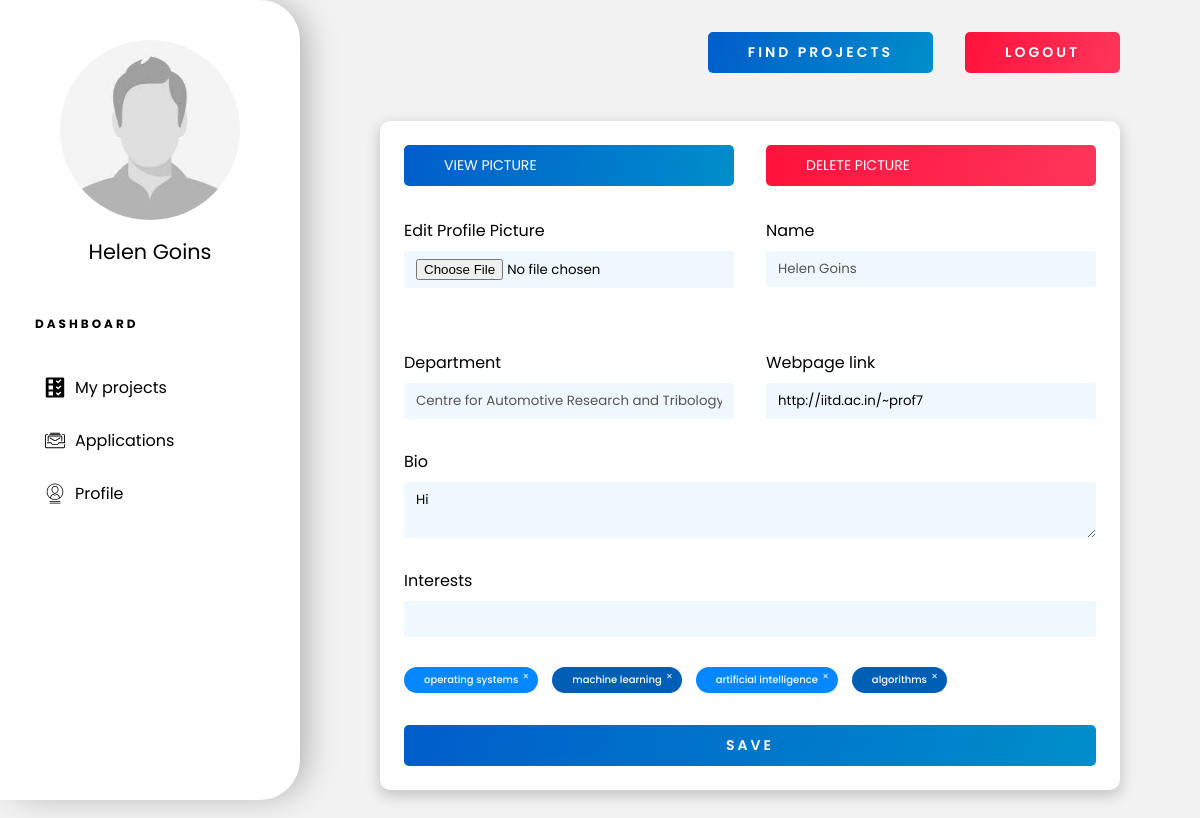
Screenshot of /profs/profile/ (signed in) with the database file from the repository.
### portal/models.py (models this page shows, shortened)
class Professor(models.Model):
    user = models.ForeignKey(User, verbose_name=_(
        "Auth User"), on_delete=models.CASCADE)
    dept = models.CharField(_("department"), max_length=50,
                            choices=Departments.choices)
    interests = models.ManyToManyField("Interests")
    webpage_link = models.URLField(
        _("Webpage Link"), max_length=200, null=True)
    pic = models.FileField(
        _("Profile Pic"), upload_to=upload_pic, storage=OverwriteStorage(), null=True)
    bio = models.TextField(_("Biography"), null=True)
    class Meta:
        permissions = (('is_prof', 'Is Prof'),)

class Interests(models.Model):
    research_field = models.CharField(
        _("Research Area of Interest"), max_length=50)

### portal/views.py (the view)
class ProfViewSet(ProfileViewSet):
    queryset = Professor.objects.all()
    serializer_class = ProfSerializer
    permission_classes = [permissions.IsAuthenticated]
    model_class = Professor

### portal/models.py (called while the page is built)
def isStudent(user):
    return user.has_perm('portal.is_student')

def isProf(user):
    return user.has_perm('portal.is_prof')

### portal/serializers.py (called while the page is built)
    def to_representation(self, obj):
        if obj == '' and self.allow_blank:
            return obj
        return self._choices[obj]

### portal/views.py (called while the page is built)
    def get_model_class(self):
        assert(self.model_class is not None)
        return self.model_class

    def get_model_obj(self, user):
        return self.get_model_class().objects.get(user=user)

    @ action(detail=False, methods=['GET'])
    def profile(self, request):
        user_id = request.GET.get('id', request.user.id)
        user = get_object_or_404(User, id=user_id)
        is_self_profile = (user == request.user)
        student = self.get_model_obj(user)
        serializer = self.get_serializer(student, many=False)
        interest_text = ', '.join([it['research_field']
                                   for it in serializer.data['interests']])
        return render(request, template_name='profile.html', context={'user_data': serializer.data, 'interest_text': interest_text, 'is_student': isStudent(request.user), 'is_prof': isProf(request.user), 'is_self_profile': is_self_profile, 'is_student_render': isStudent(user), 'is_prof_render': isProf(user)})

### templates/profile.html (shortened to what this page needs)
{% extends 'dashboard-base.html' %}
{% load static %}
{% block content %}
<div class="profile-container">
    {% if is_student_render %}
    <form id="profile-form" method="PUT" action="/students/{{user_data.id}}/">
        {% elif is_prof_render %}
        <form id="profile-form" method="PUT" action="/profs/{{user_data.id}}/">
            {% endif %}
            <div class="inline">
                {% if user_data.pic is not None %}
                <a href="{{user_data.pic}}" class="btn">View Picture</a>
                {% if is_self_profile %}
                {% if is_prof_render %}
                <a href="#" class="btn btn-red" onclick="deleteDoc('pic', true)">Delete Picture</a>
                {% else %}
                <a href="#" class="btn btn-red" onclick="deleteDoc('pic', false)">Delete Picture</a>
                {% endif %}
                {% endif %}
                {% endif %}
                {% if is_self_profile %}
                <div style="display: flex; flex-direction: column;">
                    <label for="picture">Edit Profile Picture</label>
                    <input type="file" name="pic" id="picture" onchange="checkJpeg(this)">
                </div>
                {% endif %}
                <div style="display: flex; flex-direction: column;">
                    <label for="name">Name</label>
                    <input type="text" name="name" id="name" value="{{user_data.user.first_name}} {{user_data.user.last_name}}" disabled>
                </div>
                {% if is_prof_render %}
                <div style="display: flex; flex-direction: column;">
                    <label for="dept">Department</label>
                    <input type="text" name="dept" id="dept" value="{{user_data.dept}}" disabled>
                </div>
                <div style="display: flex; flex-direction: column;">
                    <label for="dept">Webpage link</label>
                    {% if is_self_profile %}
                    <input type="text" name="webpage_link" id="webpage_link" value="{{user_data.webpage_link|default_if_none:''}}">
                    {% else %}
                    <input type="text" name="webpage_link" id="webpage_link" value="{{user_data.webpage_link|default_if_none:''}}" disabled>
                    {% endif %}
                </div>
                {% endif %}
            </div>
            <label for="bio">Bio</label>
            {% if is_self_profile %}
            <textarea name="bio" id="bio" cols="30" rows="2">{{user_data.bio|default_if_none:'' }}</textarea>
            {% else %}
            <textarea name="bio" id="bio" cols="30" rows="2" disabled>{{user_data.bio|default_if_none:'' }}</textarea>
            {% endif %}
            <label for="interests">Interests</label>
            {% if is_self_profile %}
            <div class="int-searchbar">
                <input type="text" name="intDummy" autocomplete="off">
            </div>
            {% endif %}
            <div class="tag-container">
                {% for interest in user_data.interests %}
                {% if is_self_profile %}
                <div class="tag" onclick="handleTagDelete(this)">{{interest.research_field}}</div>
                {% else %}
                <div class="tag">{{interest.research_field}}</div>
                {% endif %}
                {% endfor %}
            </div>
            {% if is_self_profile %}
            <button type="submit" class="btn wide-text bold">Save</button>
            {% endif %}
        </form>
</div>
{% endblock %}

### templates/dashboard-base.html (shortened to what this page needs)
{% load static %}
<!DOCTYPE html>
<html lang="en">
  <head>
    <link rel="stylesheet" href="{% static 'portal/css/master.css' %}" />
    <link rel="stylesheet" href="{% static 'portal/css/dashboard.css' %}" />
  </head>
  <body>
    <div class="sidebar-wrapper">
      <img src="/uploads/user_{{user.id}}/pic.jpg" onerror="changePic()" alt="Profile-Picture" class="profile-picture" id="profile-pic" />
      <h1 class="name">{{user.first_name}} {{user.last_name}}</h1>
      <h3 class="dashboard-heading wide-text">Dashboard</h3>
      <ul class="dash-nav">
        {% if is_student %}
        <a href="{% url 'applied-projects' %}">
          <li class="dash-links"><img class="dash-icon" src="{% static 'portal/assets/icons/applications.svg' %}" />Applied</li>
        </a>
        <a href="{% url 'my-projects' %}?bookmarked=true">
          <li class="dash-links"><img class="dash-icon" src="{% static 'portal/assets/icons/bookmark.svg' %}" /> Bookmarked</li>
        </a>
        <a href="{% url 'student-profile' %}">
          <li class="dash-links"><img class="dash-icon" src="{% static 'portal/assets/icons/profile.svg' %}" />Profile</li>
        </a>
        {% elif is_prof %}
        <a href="{% url 'my-projects' %}?floated=true">
          <li class="dash-links"><img class="dash-icon" src="{% static 'portal/assets/icons/projects.svg' %}" />My projects</li>
        </a>
        <a href="{% url 'view-received-applications' %}">
          <li class="dash-links"><img class="dash-icon" src="{% static 'portal/assets/icons/applications.svg' %}" />Applications</li>
        </a>
        <a href="{% url 'prof-profile' %}">
          <li class="dash-links"><img class="dash-icon" src="{% static 'portal/assets/icons/profile.svg' %}" />Profile</li>
        </a>
        {% endif %}
      </ul>
    </div>
    <div class="dashboard-wrapper">
      <div class="top-nav">
        <a href="{% url 'find-projects' %}" class="btn bold wide-text" id="searchBtn">Find Projects</a>
        {% if user.is_authenticated %}
        <a href="{% url 'logout' %}" class="btn btn-red wide-text bold" id="logout-btn">Logout</a>
        {% else %}
        <a href="{% url 'login' %}" class="btn btn-red wide-text bold" id="logout-btn">Login</a>
        {% endif %}
      </div>
      <div class="dashboard-content">{% block content %} {% endblock %}</div>
    </div>
  </body>
</html>

### static/portal/css/master.css (style rules this page uses)
* { --primary-blue: linear-gradient(106deg, rgba(0, 93, 203, 1) 0%, rgba(0, 142, 203, 1) 100%); --primary-red: linear-gradient(106deg, rgba(255, 18, 59, 1) 0%, rgba(255, 53, 91, 1) 100%); --bg-grey: #f2f2f2; --sec-blue: #0071da; --crimson-red: #da0041; --bright-blue: #0487ff; box-sizing: border-box; padding: 0; margin: 0; font-family: 'Poppins', sans-serif; }
a { text-decoration: none; }
ul { list-style: none; margin-bottom: 0; }
button { outline: none; border: none; }
.wide-text { letter-spacing: 3px; }
.bold { font-weight: 600; }
.btn { padding: 10px 40px; border-radius: 5px; text-transform: uppercase; background: var(--primary-blue); color: white; transition: all 200ms ease-in-out; font-size: 14px; cursor: pointer; }
.btn-red { background: var(--primary-red); }

### static/portal/css/dashboard.css (style rules this page uses)
* { --dash-width: 300px; }
body { background-color: var(--bg-grey); }
.sidebar-wrapper { display: flex; flex-direction: column; position: fixed; left: 0; top: 0; width: var(--dash-width); height: 100vh; background-color: white; padding: 2.5rem 30px; border-radius: 0 40px 40px 0; -webkit-box-shadow: 10px 0px 35px -8px rgba(0, 0, 0, 0.34); -moz-box-shadow: 10px 0px 35px -8px rgba(0, 0, 0, 0.34); box-shadow: 10px 0px 35px -8px rgba(0, 0, 0, 0.34); }
.profile-picture { align-self: center; width: 180px; border-radius: 5000px; }
.name { margin: 1rem 0 3rem; font-size: 1.3rem; align-self: center; font-weight: 400; }
.dashboard-heading { text-transform: uppercase; font-size: 0.75rem; margin-left: 5px; }
.dash-nav { margin: 2rem 0; list-style: none; }
.dash-nav a { color: black; }
.dash-links { margin-bottom: 0.5rem; padding: 10px 15px; border-radius: 5px; display: flex; font-weight: 400; font-size: 1rem; transition: background-color 50ms ease-in; }
.dash-icon { width: 20px; margin-right : 10px }
.dashboard-wrapper { padding: 2rem 5rem; margin-left: var(--dash-width); }
.top-nav { display: grid; grid-template-columns: 9fr 1fr; margin-bottom: 3rem; align-items: center; gap: 2rem; }
#searchBtn { margin-left: auto; }
.profile-container { padding: 24px; margin: 3rem 0; -webkit-box-shadow: 0px 5px 14px 1px rgba(0, 0, 0, 0.19); -moz-box-shadow: 0px 5px 14px 1px rgba(0, 0, 0, 0.19); box-shadow: 0px 5px 14px 1px rgba(0, 0, 0, 0.19); background-color: white; border-radius: 10px; }
.inline { display: grid; gap: 2rem; grid-template-columns: 1fr 1fr; }
.profile-container form { display: flex; flex-direction: column; }
.profile-container textarea, .profile-container input { margin: 8px 0 30px; border: none; outline: none; border-radius: 3px; width: 100%; background-color: aliceblue; padding: 8px 12px; }
.profile-container form button { margin-top: 1rem; }
.tag-container { margin: 0 0 1rem; display: flex; align-items: center; flex-wrap: wrap; gap: 14px; }
.tag-container .tag { position: relative; border-radius: 500px; background-color: #0487ff; padding: 5px 20px; font-size: 10px; color: white; font-weight: 500; }
.tag-container .tag::after { position: absolute; top: 2px; right: 4px; content: '\2715'; color: white; font-size: 8px; border-radius: 2px; transition: all 200ms ease-in-out; padding: 2px 5px; }
.tag-container .tag:nth-of-type(2n) { background-color: #005EB5; }
.int-searchbar { position: relative; }

### rows the page displays
Professor: webpage_link "http://iitd.ac.in/~prof7", bio "Hi"
Interests: research_field "operating systems"
Interests: research_field "machine learning"
Interests: research_field "artificial intelligence"
Interests: research_field "algorithms"

### other values shown
{{ user.first_name }} "Helen"
{{ user.last_name }} "Goins"
